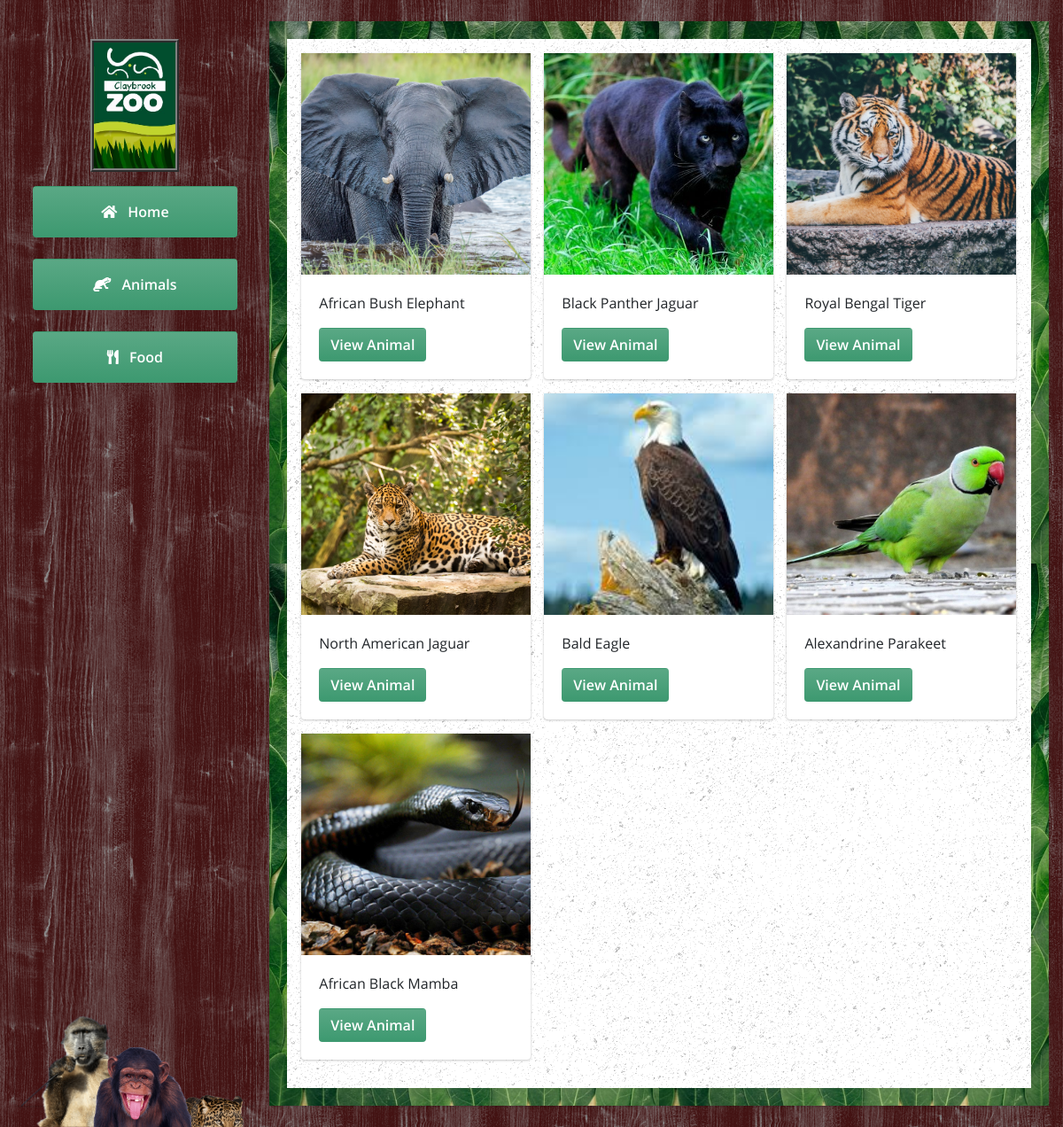
Page /public/Kiosk/allAnimals/ on the committed database.
### tables this page shows
CREATE TABLE `animals` (
  `aid` varchar(11) NOT NULL,
  `alid` int(11) NOT NULL,
  `aspecies` varchar(255) NOT NULL,
  `aname` varchar(255) NOT NULL,
  `adob` date NOT NULL,
  `agender` enum('Male','Female','Other') NOT NULL,
  `alifespan` varchar(255) NOT NULL,
  `alevel` enum('A','B','C','D','E') NOT NULL,
  `acategory` enum('Bird','Fish','Reptile or Amphibian','Mammal') NOT NULL,
  `adiet` text NOT NULL,
  `anaturalhabitat` text NOT NULL,
  `aglobalpopulation` text NOT NULL,
  `adateofjoin` date NOT NULL,
  `asize` text NOT NULL,
  `afeatured` enum('Yes','No') NOT NULL,
  `astatus` enum('Active','Dormant') NOT NULL
);

CREATE TABLE `animal_images` (
  `aiid` int(11) NOT NULL,
  `aianimal` varchar(11) NOT NULL,
  `aifilename` varchar(255) NOT NULL,
  `aifiletype` enum('Cover','Gallery','Global') NOT NULL
);

### app/functions/functions.php (called while the page is built, shortened)
<?php
function loadTemplate($fileName, $templateVars) {
  extract($templateVars);
  require $fileName;
  $contents = ob_get_clean();
  return $contents;
}
?>

### app/controllers/Kiosk.php (called while the page is built, shortened)
<?php
  class Kiosk extends Controller{
    public function allAnimals(){
      $animalClass = new DatabaseTable('animals');
      $animals = $animalClass->findSorted('astatus', 'Active', 'alevel');
      $locationClass = new DatabaseTable('locations');
      $locations = $locationClass->findAll();
      $areaClass= new DatabaseTable('areas');
      $areas = $areaClass->findAll();
      $featured = $animalClass->find('afeatured','Yes');
      $template = '../app/views/kiosk/kioskAnimals.php';
      $content = loadTemplate($template, ['animals'=>$animals, 'featured'=>$featured, 'locations'=>$locations, 'areas'=>$areas]);
      require_once "../app/controllers/kioskLoadView.php";
    }
  }
?>

### app/core/App.php (called while the page is built, shortened)
<?php
class App{
    protected $method = 'index';
    public function __construct(){
      $url = $this->parseUrl();
      if (file_exists('../app/controllers/' . $url[0] . '.php')) {
          unset($url[0]);
      }
      $this->controller = new $this->controller;
      if (isset($url[1])) {
          if (method_exists($this->controller, $url[1])) {
              $this->method = $url[1];
              unset($url[1]);
          }
      }
      $this->param = $url ? array_values($url) : [];
      call_user_func_array([$this->controller,$this->method],$this->param);
    }
    public function parseUrl(){
      if (isset($_GET['url'])) {
          return $url = explode('/', filter_var(rtrim($_GET['url'], '/'), FILTER_SANITIZE_URL));
      }
    }
}

### public/index.php (called while the page is built, shortened)
<?php
  require_once '../app/pdoconnect/pdoconnect.php';
  require_once '../app/models/databasetable.php';
  require_once '../app/functions/functions.php';
  require_once '../app/functions/otherDatabaseFunctions.php';
  $app = new App;
?>

### app/models/databasetable.php (called while the page is built, shortened)
<?php
class DatabaseTable{
	public $table;
	function __construct($table){
		$this->table = $table;
	}
	function find($field, $value) {
	    global $pdo;
	    $stmt = $pdo->prepare('SELECT * FROM '.$this->table.' WHERE '.$field.'=:value');
	    $criteria = [
	            'value' => $value
	    ];
	    $stmt->execute($criteria);
	    return $stmt;
	}
	function findAll() {
	    global $pdo;
	    $stmt = $pdo->prepare('SELECT * FROM ' . $this->table);
	    $stmt->execute();
	    return $stmt;
	}
	function findSorted($field, $value, $sorter){
		global $pdo;
		$stmt = $pdo->prepare('SELECT * FROM '.$this->table.' WHERE '.$field.'=:value ORDER BY '.$sorter . ' ASC');
		$criteria = [
						'value' => $value
		];
		$stmt->execute($criteria);
		return $stmt;
	}
}

### app/functions/otherDatabaseFunctions.php (called while the page is built, shortened)
<?php
function getImagesByType($aid, $type){
  global $pdo;
  $stmt = $pdo->prepare('SELECT * FROM animal_images ai
                           WHERE ai.aianimal = "'.$aid.'" AND ai.aifiletype = "'.$type.'"');
  $stmt->execute();
  if($stmt->rowCount()>0)
    return $stmt;
  return false;
}
?>

### app/controllers/kioskLoadView.php (called while the page is built, shortened)
<?php
$template = "../app/templates/KioskBreadcrumbs.php";
$breadcrumb=loadTemplate($template, ['breadcrumbContent'=>$breadcrumbContent,
'bodyTitle'=>$bodyTitle]);
$fileName = '../app/templates/KioskTemplate.php';
$content = loadTemplate($fileName, ['title'=>$title,
'content'=>$content, 'selected'=>$selected,
'breadcrumb'=>$breadcrumb]);
?>

### app/views/kiosk/kioskAnimals.php (the view, shortened to what this page needs)
<div class="row p-3">
    <?php
    while ($animal=$animals->fetch()){
      $image=getImagesByType($animal['aid'],'Cover')->fetch()['aifilename'];
  ?>
    <div class="col-sm-4">
      <div class="card animal-box">
        <div class = "animal-img-holder">
          <div style="background:url('/ZooAssignment/public/<?php echo $image;?>') no-repeat 50% 50%;
                      background-size: cover;
            " class="card-img-top animal-box-img" >
          </div>
        </div>
        <div class="card-body">
          <p class="card-text"><?php echo $animal['aname'];?></p>
          <a href="/ZooAssignment/public/Kiosk/animal/<?php echo $animal['aid'];?>" class="btn bg-gradient-olive">View Animal</a>
        </div>
      </div>
    </div>
  <?php } ?>
</div>

### app/templates/KioskTemplate.php (shortened to what this page needs)
<!DOCTYPE html>
<html>
<head>
	<link rel="stylesheet" href="/ZooAssignment/public/css/fontawesome-free/css/all.min.css">
	<link rel="stylesheet" href="/ZooAssignment/public/css/dist/css/adminlte.min.css">
	<link href="/ZooAssignment/public/css/fa-admin-lte-admin.css" rel="stylesheet">
  <link href="/ZooAssignment/public/css/kioskStyle.css" rel="stylesheet">
</head>
<body>
<div class = "row">
  <div class = "nav col-md-3 pt-4 pl-4 pb-4 pr-2">
<div class="card w-100 h-100 nav-card text-center">
  <div class="card-body transparent-card-body">
		<img class="mb-3" id = "nav-logo" src = "/ZooAssignment/public/resources/images/logo.jpg" alt = "logo">
      <a href="/ZooAssignment/public/Kiosk/"
      class="btn bg-gradient-olive w-100 p-3"><i class = "fas fa-home mr-2"></i> Home</a>
      <br><br>
      <a href="/ZooAssignment/public/Kiosk/allAnimals/"
      class="btn bg-gradient-olive w-100 p-3"><i class = "fas fa-otter mr-2"></i> Animals</a>
      <br><br>
      <a href="#"
      class="btn bg-gradient-olive w-100 p-3"><i class = "fas fa-utensils mr-2"></i> Food</a>
  </div>
</div>
<img id="leoImg" src = "/ZooAssignment/public/resources/images/kiosk/leo.png">
<img id="chimpImg" src = "/ZooAssignment/public/resources/images/kiosk/chimp.png">
  </div>
  <div class = "col-md-9 pt-4 pl-2 pb-4 pr-4 body-container">
  <div class="card w-100 h-100 body-card">
    <div class="card-body body-card-body p-0">
      <?php echo $content;?>
    </div>
  </div>
  </div>
</div>
</body>
</html>

### app/views/index.php
<?php
  echo $contents;
?>

### public/css/kioskStyle.css (style rules this page uses)
p { font-family: opensansregular; }
* { margin: 0; padding: 0; }
a { text-decoration: none;font-family: opensanssemibold; transition: .1s; }
body { overflow: hidden; font-family: opensansregular; background-color: #431212FF; background-image: url("/ZooAssignment/public/resources/images/kiosk/purty-wood.png"); user-select: none; }
.nav, .body-container { height: 100vh; }
.transparent-card-body, .nav-card { background: none; }
.body-card { background: none; border: 20px solid transparent; border-image: url('/ZooAssignment/public/resources/images/kiosk/border.png') 30 round; }
.body-card-body { overflow-x: hidden; overflow-y: scroll; background: url("/ZooAssignment/public/resources/images/asfalt-dark.png"), white; }
.animal-img-holder { height: 250px; overflow: hidden; }
.animal-box-img { height: 100%; }
#monkeyImg, #chimpImg, #foxImg, #leoImg { position: fixed; left:2vw; bottom:0; width: 12vw; }
#chimpImg { width: 10vw; left:8vw; }
#leoImg { left:13vw; bottom: -10vh; width:14vw; }
#nav-logo { width: 100px; border: 4px ridge grey; }

### rows in the picture
animals: aid.aifilename (picture), aname "African Bush Elephant"
animals: aid.aifilename (picture), aname "Black Panther Jaguar"
animals: aid.aifilename (picture), aname "Royal Bengal Tiger"
animals: aid.aifilename (picture), aname "North American Jaguar"
animals: aname "Bald Eagle"
animals: aid.aifilename (picture), aname "Alexandrine Parakeet"
animals: aid.aifilename (picture), aname "African Black Mamba"
